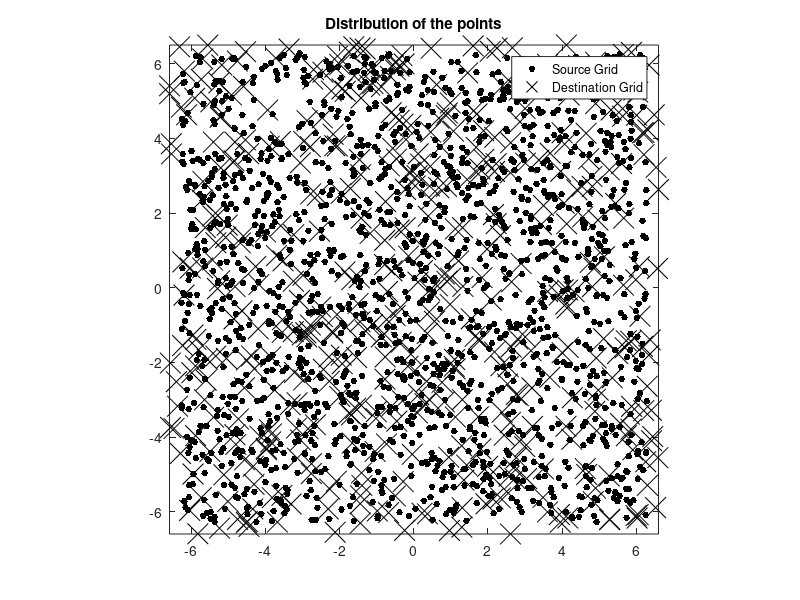

MATLAB code to generate this figure: (Note: this script raises an error after producing the figure.)
%% Unstructured Grid
% This examples shows how nInterp affects the accuracy of the 
% interpolation/extrapolation. Note that since the source and destination
% grids are randomely generated, you will get a different results each time
% you execute this code.
clear;clc; close all
%% Initializing Part I
disp('- Initializing')
rSource=2*pi;
rDestination=rSource*1.05; % This slightly bigger radius causes some points
                           % on destination grid being outside of the
                           % source grid; hence, on those points it is
                           % actually extrapolation and not interpolation.

ns=1600;
nd=500;

nPoly=4; % We gonna fit a fourth order polynomial, 
         % i.e. sum_{n,m=0}^{n,m=nPoly} x^n*y^m 
nInterp=25:45; 

%% Turning off the warnings
% Depending on the parameter that you choose the matrices might be nearly
% singular. Despite being nearly singular, they may not affecting the final
% interpolation. Therefore, you can set the warning to off. 
% But generally do not turn it off and if you got this warning check if it 
% is going to affect your results or not.
%
% Also note that as you increase the nInterp, some times it could help the
% results.

% disp('- Turning the warnings off')
% warning('OFF','MATLAB:nearlySingularMatrix');

%% Generating the Source grid
disp('- Generating the Source grid')
xs=rand(ns,1)*2*rSource-rSource;
ys=rand(ns,1)*2*rSource-rSource;

%% Generating the Destination Grid
disp('- Generating the Destination Grid')
xd=rand(nd,1)*2*rDestination-rDestination;
yd=rand(nd,1)*2*rDestination-rDestination;

%% Ploting source and destination grid
figure
plot(xs,ys,'k.','MarkerSize',15);
hold on
plot(xd,yd,'kx','MarkerSize',15);
axis tight
axis square
legend('Source Grid','Destination Grid')
title('Distribution of the points')

%% Generating sum data
disp('- Generating sum data and interpolating')
F1=@(x,y) (sin(sqrt(x.^2+y.^2)));

z=F1(xs,ys);
z_Analytic=F1(xd,yd);

%% Generating the interpolant
disp('- Generating the interpolant')
RMSE=zeros(size(nInterp));
for i=1:numel(nInterp)
  disp(['-- nInterp= ' num2str(nInterp(i))])
  P=ConstructPolyInterpolant2D(xs,ys,xd,yd,nPoly,-nInterp(i));

  % Interpolating
  z_interp=P*z;

  % Calculating the RMSE
  RMSE(i)=sqrt(mean( (z_interp-z_Analytic).^2 ));
  disp(['   RMSE= ' num2str(RMSE(i))])
end
%% plotting
figure
plot(nInterp,RMSE,'k.-','MarkerSize',25,'LineWidth',2)
xlabel('nInterp');
ylabel('RMSE');
axis tight

disp('All done!')





